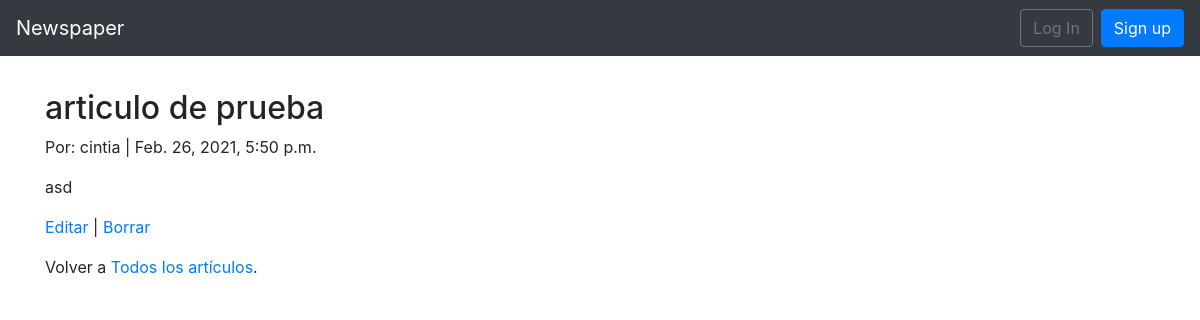
Page /articles/2/ on the committed database.
### articles/models.py (models this page shows, shortened)
class Article(models.Model):
    title = models.CharField(max_length=255)
    body = models.TextField()
    date = models.DateTimeField(auto_now_add=True)
    author = models.ForeignKey(
        settings.AUTH_USER_MODEL,
        on_delete=models.CASCADE,
    )

### accounts/models.py (models this page shows)
class CustomUser(AbstractUser):
    age = models.PositiveIntegerField(null=True, blank=True, verbose_name='Edad')

### articles/views.py (the view)
# urls.py: path('<int:pk>/', ArticleDetailView.as_view(), name='article_detail'),
class ArticleDetailView(DetailView):
    model = Article
    template_name = 'article_detail.html'

### Templates/article_detail.html
{% extends 'base.html' %}
{% block content %}
  <div class="article-entry">
    <h2>{{ object.title }}</h2>
      <p>Por: {{ object.author }} | {{ object.date }}</p>
      <p>{{ object.body }}</p>
  </div>
  <p><a href="{% url 'article_edit' article.pk %}">Editar</a> | <a href="{% url 'article_delete' article.pk %}">Borrar</a></p>
  <p>Volver a <a href="{% url 'article_list' %}">Todos los artículos</a>.</p>
{% endblock content %}

### rows in the picture
Article: title "articulo de prueba", author "cintia", date "Feb. 26, 2021, 5:50 p.m.", body "asd"
